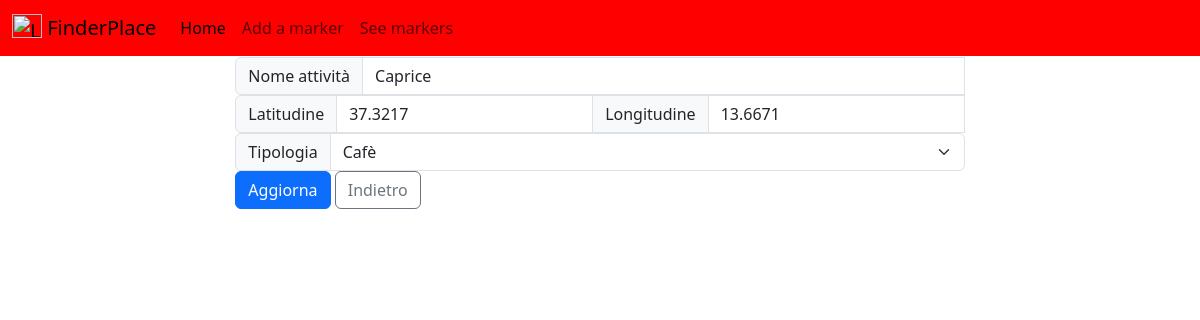
/update_crud.php?id=2, run on an earlier commit of the app's database.
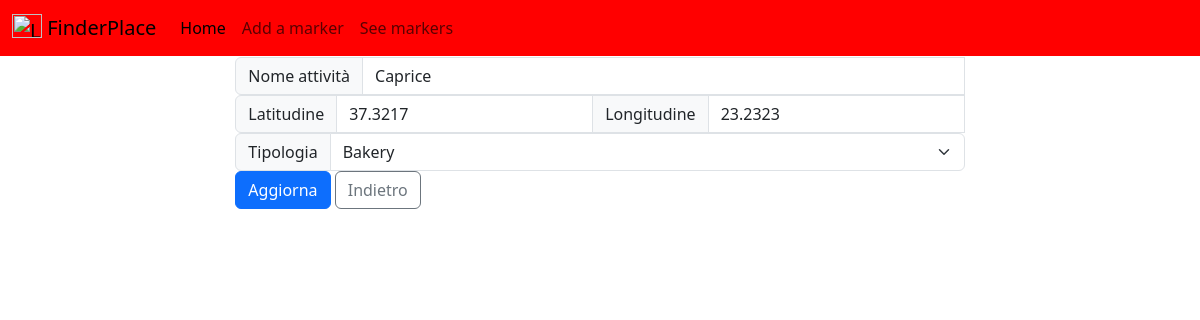
And on a later commit of the database.
### tables this page shows
CREATE TABLE `locations` (
  `ID_pos` int(255) NOT NULL,
  `Nome` varchar(255) NOT NULL,
  `Tipologia` varchar(255) NOT NULL,
  `lat` float DEFAULT NULL,
  `lon` float DEFAULT NULL
);

### update_crud.php (the view, shortened to what this page needs)
<?php
require_once "com.php";
$conn = getdb();
function displayForm($conn, $id)
{
    $sql = "SELECT * FROM locations WHERE ID_pos = ?";
    $stmt = $conn->prepare($sql);
    $stmt->bind_param("i", $id);
    $stmt->execute();
    $result = $stmt->get_result();
    $row = $result->fetch_assoc();
    $sqlTipo = "SELECT DISTINCT Tipologia FROM locations";
    $resultTipo = mysqli_query($conn, $sqlTipo);
    if ($row) {
        echo
            "<table align=\"center\">
        <tr>
            <td>
        <form id=\"upt\" action='' method='post'>
            <input type='hidden' name='ID_pos' value='" . htmlspecialchars($row['ID_pos']) . "'>
            <div class=\"input-group flex-nowrap\">
            <span class=\"input-group-text\" id=\"addon-wrapping\">Nome attività</span>
            <input type=\"text\" name=\"Nome\" class=\"form-control\" aria-describedby=\"addon-wrapping\"  value='" . htmlspecialchars($row['Nome']) . "'><br>
        </div>
            <div class='input-group'>
                <span class='input-group-text'>Latitudine</span>
                <input type='text' name='lat' class='form-control' aria-describedby='addon-wrapping'  value='" . htmlspecialchars($row['lat']) . "'><br>
                <span class='input-group-text'>Longitudine</span>
                <input type='text' name='lon' class='form-control' aria-describedby='addon-wrapping'  value='" . htmlspecialchars($row['lon']) . "'><br>
            </div>
            <div class='input-group flex-nowrap'>
                <span class='input-group-text' id='addon-wrapping'>Tipologia</span>
                <select name='tipologia' class='form-select' aria-label='Default select example'>";
        while ($TipoRow = mysqli_fetch_assoc($resultTipo)) {
            echo "<option value='" . htmlspecialchars($TipoRow["Tipologia"]) . "'>" . htmlspecialchars($TipoRow["Tipologia"]) . "</option>";
        }
        echo "</select>
            </div>
            <div id=\"pre_btt\">
            <input class=\"btn btn-primary\" type=\"submit\" name=\"submit\" value=\"Aggiorna\">
            <a href=\"index.php\"><button type=\"button\"
                    class=\"btn btn-outline-secondary\">Indietro</button></a>
        </div>
          </form>
          </td>
          </tr>
      </table>";
    } else {
        echo "No record found.";
    }
}
if ($_SERVER["REQUEST_METHOD"] == "POST") {
    updateRecord($conn);
} else if (isset($_GET['id'])) {
    displayForm($conn, $_GET['id']);
}
?>

What changed in the data, as far as the page shows it:
changed locations "Caprice": lon "13.6671" → "23.2323"
Also different on the page:
form field tipologia: "Cafè" → "Bakery"
